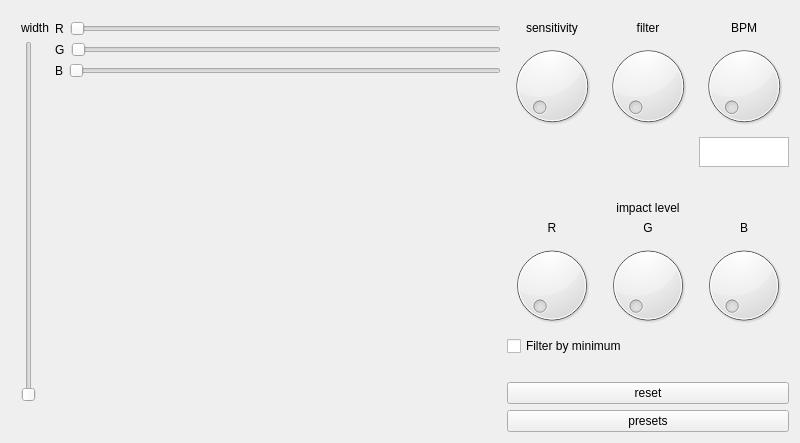
<?xml version="1.0" encoding="UTF-8"?>
<ui version="4.0">
 <class>color</class>
 <widget class="QWidget" name="color">
  <property name="windowModality">
   <enum>Qt::NonModal</enum>
  </property>
  <property name="geometry">
   <rect>
    <x>0</x>
    <y>0</y>
    <width>800</width>
    <height>443</height>
   </rect>
  </property>
  <property name="minimumSize">
   <size>
    <width>600</width>
    <height>200</height>
   </size>
  </property>
  <property name="windowTitle">
   <string>Colors</string>
  </property>
  <layout class="QGridLayout" name="gridLayout_2">
   <item row="0" column="0">
    <layout class="QVBoxLayout" name="verticalLayoutGeneral">
     <item>
      <spacer name="verticalSpacer_2">
       <property name="orientation">
        <enum>Qt::Vertical</enum>
       </property>
       <property name="sizeType">
        <enum>QSizePolicy::Fixed</enum>
       </property>
       <property name="sizeHint" stdset="0">
        <size>
         <width>10</width>
         <height>10</height>
        </size>
       </property>
      </spacer>
     </item>
     <item>
      <layout class="QHBoxLayout" name="horizontalLayout">
       <item>
        <spacer name="horizontalSpacer">
         <property name="orientation">
          <enum>Qt::Horizontal</enum>
         </property>
         <property name="sizeType">
          <enum>QSizePolicy::Fixed</enum>
         </property>
         <property name="sizeHint" stdset="0">
          <size>
           <width>10</width>
           <height>20</height>
          </size>
         </property>
        </spacer>
       </item>
       <item>
        <layout class="QVBoxLayout" name="verticalLayout_2">
         <item>
          <widget class="QLabel" name="labelWidth">
           <property name="text">
            <string>width</string>
           </property>
          </widget>
         </item>
         <item>
          <widget class="QSlider" name="sliderWidth">
           <property name="orientation">
            <enum>Qt::Vertical</enum>
           </property>
          </widget>
         </item>
         <item>
          <spacer name="verticalSpacer_5">
           <property name="orientation">
            <enum>Qt::Vertical</enum>
           </property>
           <property name="sizeType">
            <enum>QSizePolicy::Fixed</enum>
           </property>
           <property name="sizeHint" stdset="0">
            <size>
             <width>20</width>
             <height>30</height>
            </size>
           </property>
          </spacer>
         </item>
        </layout>
       </item>
       <item>
        <layout class="QVBoxLayout" name="verticalLayout_3">
         <property name="sizeConstraint">
          <enum>QLayout::SetMaximumSize</enum>
         </property>
         <item>
          <layout class="QHBoxLayout" name="horizontalLayout_3">
           <item>
            <widget class="QLabel" name="labelR">
             <property name="text">
              <string>R</string>
             </property>
            </widget>
           </item>
           <item>
            <widget class="QSlider" name="sliderRed">
             <property name="minimumSize">
              <size>
               <width>0</width>
               <height>0</height>
              </size>
             </property>
             <property name="orientation">
              <enum>Qt::Horizontal</enum>
             </property>
            </widget>
           </item>
          </layout>
         </item>
         <item>
          <layout class="QHBoxLayout" name="horizontalLayout_4">
           <item>
            <widget class="QLabel" name="labelG">
             <property name="text">
              <string>G</string>
             </property>
            </widget>
           </item>
           <item>
            <widget class="QSlider" name="sliderGreen">
             <property name="orientation">
              <enum>Qt::Horizontal</enum>
             </property>
            </widget>
           </item>
          </layout>
         </item>
         <item>
          <layout class="QHBoxLayout" name="horizontalLayout_5">
           <item>
            <widget class="QLabel" name="labelB">
             <property name="text">
              <string>B</string>
             </property>
            </widget>
           </item>
           <item>
            <widget class="QSlider" name="sliderBlue">
             <property name="orientation">
              <enum>Qt::Horizontal</enum>
             </property>
            </widget>
           </item>
          </layout>
         </item>
         <item>
          <spacer name="horizontalSpacer_2">
           <property name="orientation">
            <enum>Qt::Horizontal</enum>
           </property>
           <property name="sizeHint" stdset="0">
            <size>
             <width>40</width>
             <height>20</height>
            </size>
           </property>
          </spacer>
         </item>
         <item>
          <spacer name="verticalSpacer">
           <property name="orientation">
            <enum>Qt::Vertical</enum>
           </property>
           <property name="sizeHint" stdset="0">
            <size>
             <width>20</width>
             <height>40</height>
            </size>
           </property>
          </spacer>
         </item>
        </layout>
       </item>
       <item>
        <layout class="QVBoxLayout" name="verticalLayout_5">
         <item>
          <layout class="QGridLayout" name="gridLayout">
           <property name="sizeConstraint">
            <enum>QLayout::SetMinimumSize</enum>
           </property>
           <item row="6" column="2">
            <widget class="QDial" name="nobImpactB"/>
           </item>
           <item row="0" column="2">
            <widget class="QLabel" name="label">
             <property name="text">
              <string>BPM</string>
             </property>
             <property name="alignment">
              <set>Qt::AlignCenter</set>
             </property>
            </widget>
           </item>
           <item row="5" column="1">
            <widget class="QLabel" name="label_4">
             <property name="text">
              <string>G</string>
             </property>
             <property name="alignment">
              <set>Qt::AlignCenter</set>
             </property>
            </widget>
           </item>
           <item row="5" column="0">
            <widget class="QLabel" name="label_2">
             <property name="text">
              <string>R</string>
             </property>
             <property name="alignment">
              <set>Qt::AlignCenter</set>
             </property>
            </widget>
           </item>
           <item row="2" column="2">
            <widget class="QPlainTextEdit" name="editBPM">
             <property name="maximumSize">
              <size>
               <width>90</width>
               <height>30</height>
              </size>
             </property>
            </widget>
           </item>
           <item row="6" column="1">
            <widget class="QDial" name="nobImpactG"/>
           </item>
           <item row="4" column="1">
            <widget class="QLabel" name="label_3">
             <property name="text">
              <string>impact level</string>
             </property>
             <property name="alignment">
              <set>Qt::AlignCenter</set>
             </property>
            </widget>
           </item>
           <item row="0" column="1">
            <widget class="QLabel" name="labelFilter">
             <property name="text">
              <string>filter</string>
             </property>
             <property name="alignment">
              <set>Qt::AlignCenter</set>
             </property>
            </widget>
           </item>
           <item row="1" column="1">
            <widget class="QDial" name="nobFilter">
             <property name="minimumSize">
              <size>
               <width>90</width>
               <height>90</height>
              </size>
             </property>
             <property name="maximumSize">
              <size>
               <width>90</width>
               <height>90</height>
              </size>
             </property>
            </widget>
           </item>
           <item row="5" column="2">
            <widget class="QLabel" name="label_5">
             <property name="text">
              <string>B</string>
             </property>
             <property name="alignment">
              <set>Qt::AlignCenter</set>
             </property>
            </widget>
           </item>
           <item row="1" column="0">
            <widget class="QDial" name="nobSensitivity">
             <property name="minimumSize">
              <size>
               <width>90</width>
               <height>90</height>
              </size>
             </property>
             <property name="maximumSize">
              <size>
               <width>90</width>
               <height>90</height>
              </size>
             </property>
            </widget>
           </item>
           <item row="6" column="0">
            <widget class="QDial" name="nobImpactR"/>
           </item>
           <item row="1" column="2">
            <widget class="QDial" name="nobBPM">
             <property name="minimumSize">
              <size>
               <width>90</width>
               <height>90</height>
              </size>
             </property>
             <property name="maximumSize">
              <size>
               <width>90</width>
               <height>90</height>
              </size>
             </property>
            </widget>
           </item>
           <item row="0" column="0">
            <widget class="QLabel" name="labelSensitivity">
             <property name="text">
              <string>sensitivity</string>
             </property>
             <property name="alignment">
              <set>Qt::AlignCenter</set>
             </property>
            </widget>
           </item>
           <item row="3" column="2">
            <spacer name="verticalSpacer_3">
             <property name="orientation">
              <enum>Qt::Vertical</enum>
             </property>
             <property name="sizeHint" stdset="0">
              <size>
               <width>20</width>
               <height>40</height>
              </size>
             </property>
            </spacer>
           </item>
          </layout>
         </item>
         <item>
          <widget class="QCheckBox" name="checkMinFilter">
           <property name="text">
            <string>Filter by minimum</string>
           </property>
          </widget>
         </item>
         <item>
          <spacer name="verticalSpacer_4">
           <property name="orientation">
            <enum>Qt::Vertical</enum>
           </property>
           <property name="sizeType">
            <enum>QSizePolicy::Fixed</enum>
           </property>
           <property name="sizeHint" stdset="0">
            <size>
             <width>20</width>
             <height>20</height>
            </size>
           </property>
          </spacer>
         </item>
         <item>
          <widget class="QPushButton" name="buttonReset">
           <property name="maximumSize">
            <size>
             <width>16777215</width>
             <height>16777215</height>
            </size>
           </property>
           <property name="text">
            <string>reset</string>
           </property>
          </widget>
         </item>
         <item>
          <widget class="QPushButton" name="buttonPresets">
           <property name="text">
            <string>presets</string>
           </property>
          </widget>
         </item>
        </layout>
       </item>
      </layout>
     </item>
    </layout>
   </item>
  </layout>
 </widget>
 <resources/>
 <connections/>
</ui>
